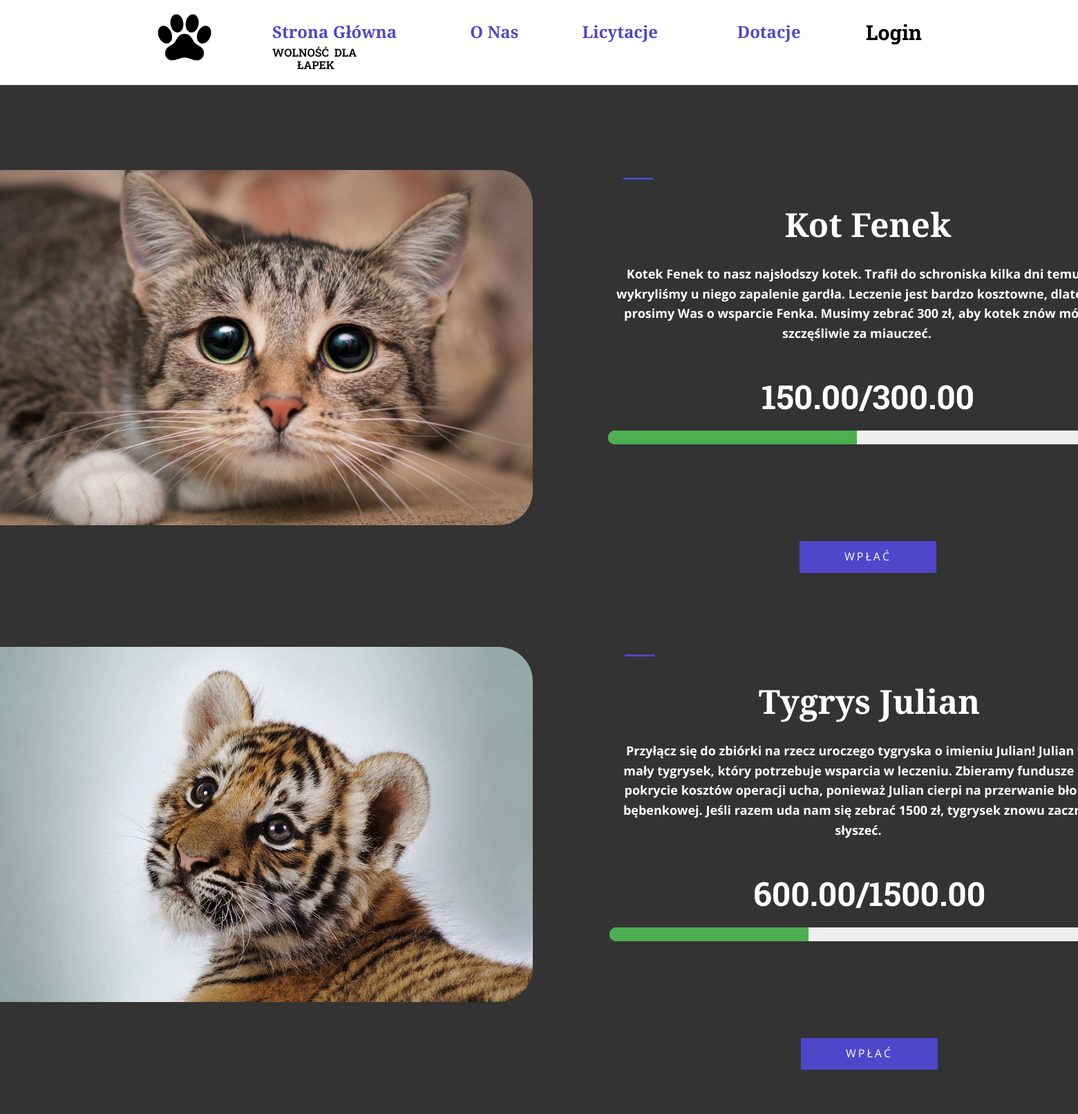
The app's page /donate/ (upper part), older data.
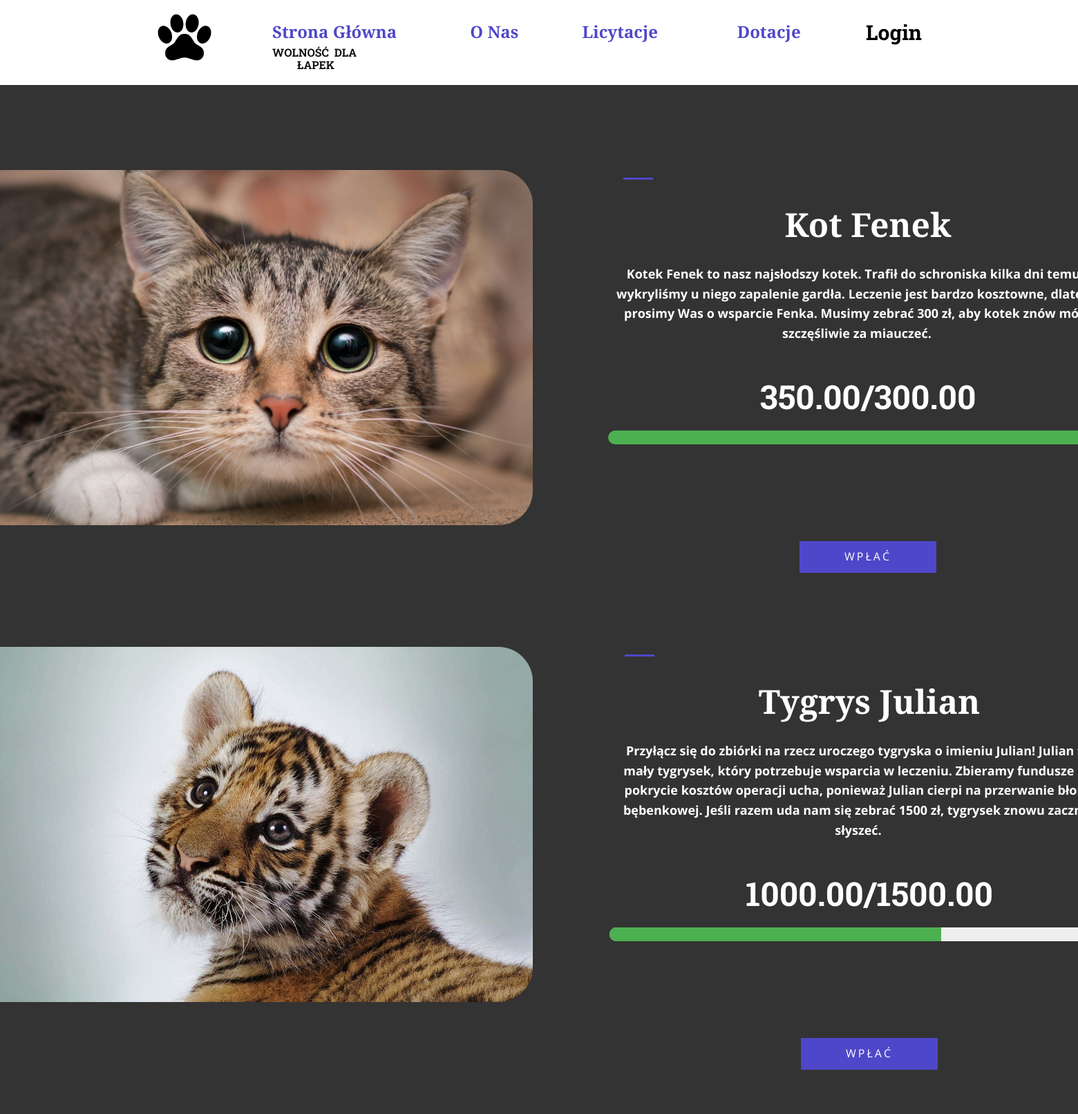
The same page, newer data.
### app/models.py (models this page shows, shortened)
class Animal(models.Model):
    name = models.CharField(max_length=50)
    type = models.CharField(max_length=50)
    description = models.TextField()
    picture = models.TextField()
    total_donations = models.IntegerField(default=0)
    donations_amount = models.DecimalField(max_digits=10, decimal_places=2, default=0.0)
    donation_target = models.DecimalField(max_digits=10, decimal_places=2, default=0.0)
    due_date = models.DateField(blank=True, null=True)

### app/views.py (the view, shortened to what this page needs)
# urls.py: path('donate/', views.dotation_page, name="donations"),
@csrf_exempt
def dotation_page(request):
    all_animals = Animal.objects.all
    return render(request, "Wplac.html", {"all": all_animals})

### app/templates/Wplac.html (shortened to what this page needs)
{% load static %}
<!DOCTYPE html>
<html style="font-size: 16px;" lang="pl"><head>
    <link rel="stylesheet" href="{% static 'nicepage.css' %}" media="screen">
    <link rel="stylesheet" href="{% static 'Wplac.css' %}" media="screen">
    <link rel="stylesheet" href="https://cdnjs.cloudflare.com/ajax/libs/font-awesome/6.5.1/css/all.min.css" />
  <meta data-intl-tel-input-cdn-path="intlTelInput/"></head>
  <body data-path-to-root="./" data-include-products="false" class="u-body u-xl-mode" data-lang="pl"><header class="u-align-center-sm u-align-center-xs u-clearfix u-header u-sticky u-sticky-2102 u-white u-header" ><div class="u-clearfix u-sheet u-sheet-1">
        <a href="{% url 'main' %}" class="u-hover-feature u-image u-logo u-image-1" data-image-width="512" data-image-height="512" title="Główna">
          <img src="{% static 'images/9035065_paw_icon.png' %}" class="u-logo-image u-logo-image-1">
        </a>
        <a class="u-custom-font u-font-roboto-slab u-hover-feature u-hover-palette-2-base u-login u-text-black u-text-hover-palette-1-base u-login-1" data-animation-name="rubberBand" data-animation-duration="1000" data-animation-direction="" id="sec-5eec" data-href="{% url 'userLogin' %}" title="Login" >Login</a>
        <h1 class="u-align-center u-custom-font u-font-roboto-slab u-hover-feature u-text u-title u-text-1">WOLNOŚĆ&nbsp; DLA&nbsp; ŁAPEK</h1>
        <div class="u-list u-list-1">
          <div class="u-repeater u-repeater-1">
            <div class="u-container-style u-list-item u-repeater-item u-list-item-1">
              <div class="u-container-layout u-similar-container u-valign-bottom u-container-layout-1">
                <p class="u-custom-font u-custom-item u-font-merriweather u-hover-feature u-text u-text-2">
                  <a class="u-active-none u-border-none u-btn u-button-link u-button-style u-hover-none u-none u-text-palette-1-base u-btn-1" href="{% url 'main' %}">Strona Główna</a>
                </p>
              </div>
            </div>
            <div class="u-align-center u-container-style u-list-item u-repeater-item u-list-item-2">
              <div class="u-container-layout u-similar-container u-valign-bottom u-container-layout-2">
                <p class="u-custom-font u-custom-item u-font-merriweather u-hover-feature u-text u-text-3">
                  <a class="u-active-none u-border-none u-btn u-button-link u-button-style u-hover-none u-none u-text-palette-1-base u-btn-2" href="{% url 'us' %}">O Nas</a>
                </p>
              </div>
            </div>
            <div class="u-container-style u-list-item u-repeater-item u-list-item-3">
              <div class="u-container-layout u-similar-container u-valign-bottom u-container-layout-3">
                <p class="u-custom-font u-custom-item u-font-merriweather u-hover-feature u-text u-text-4">
                  <a class="u-active-none u-border-none u-btn u-button-link u-button-style u-hover-none u-none u-text-palette-1-base u-btn-3" href="{% url 'auctions' %}">Licytacje</a>
                </p>
              </div>
            </div>
            <div class="u-container-style u-list-item u-repeater-item u-list-item-4">
              <div class="u-container-layout u-similar-container u-valign-bottom u-container-layout-4">
                <p class="u-custom-font u-custom-item u-font-merriweather u-hover-feature u-text u-text-5">
                  <a class="u-active-none u-border-none u-btn u-button-link u-button-style u-hover-none u-none u-text-palette-1-base u-btn-4" href="{% url 'donations' %}">Dotacje</a>
                </p>
              </div>
            </div>
          </div>
        </div>
      </div></header>
    <section class="skrollable u-align-center u-clearfix u-grey-80 u-parallax u-section-1" id="carousel_ac65">
      <div class="u-clearfix u-sheet u-sheet-1">
        <div class="custom-expanded u-container-style u-product u-product-1">
          <div class="u-container-layout u-container-layout-1">
            <img alt="" class="custom-expanded u-image u-image-round u-product-control u-radius u-image-1"  src="{% static all.0.picture %}">
            <div class="custom-expanded u-align-center u-container-style u-group u-shape-rectangle u-group-1">
              <div class="u-container-layout u-container-layout-2">
                <div class="u-border-3 u-border-palette-1-base u-line u-line-horizontal u-line-1"></div>
                <h2 class="u-custom-font u-font-merriweather u-product-control u-text u-text-1">
                  <a class="u-product-title-link" href="#">{{all.0.type}} {{ all.0.name }}</a>
                </h2>
                <div class="u-product-control u-product-desc u-text u-text-default u-text-2">
                  <p>{{all.0.description}} </p>
                </div>
                <div>
                  <div class="u-align-center u-custom-font u-font-roboto-slab u-subtitle u-text u-text-white u-text-1">{{all.0.donations_amount}}/{{all.0.donation_target}}</div>
                  <progress class="u-progress-bar" value="{{all.0.donations_amount}}" max="{{all.0.donation_target}}"></progress>
                </div>
                <a href="#sec-9a2f" onclick="getOfferId('{{all.0.pk}}')" class="u-border-none u-btn u-button-style u-hover-grey-75 u-palette-1-base u-payment-button u-product-control u-btn-1 u-dialog-link" data-product-button-click-type="buy-now" data-product-id="">WPŁAĆ</a>
              </div>
            </div>
          </div>
        </div>
      </div>
    </section>
    <section class="skrollable u-align-center u-clearfix u-grey-80 u-parallax u-section-2" id="sec-bbe0">
      <div class="u-clearfix u-sheet u-sheet-1">
        <div class="custom-expanded u-container-style u-product u-product-1">
          <div class="u-container-layout u-valign-top u-container-layout-1">
            <img alt="" class="custom-expanded u-image u-image-round u-product-control u-radius u-image-1" data-image-width="1280" data-image-height="857" src= "{% static all.1.picture %}">
            <div class="custom-expanded u-align-center u-container-style u-group u-shape-rectangle u-group-1">
              <div class="u-container-layout u-container-layout-2">
                <div class="u-border-3 u-border-palette-1-base u-line u-line-horizontal u-line-1"></div>
                <h2 class="u-custom-font u-font-merriweather u-product-control u-text u-text-1">
                  <a class="u-product-title-link" href="#">{{all.1.type}} {{ all.1.name }}</a>
                </h2>
                <div class="u-product-control u-product-desc u-text u-text-default u-text-2">
                  <p>{{all.1.description}}</p>
                </div>
                <div>
                  <div class="u-align-center u-custom-font u-font-roboto-slab u-subtitle u-text u-text-white u-text-1">{{all.1.donations_amount}}/{{all.1.donation_target}}</div>
                  <progress class="u-progress-bar" value="{{all.1.donations_amount}}" max="{{all.1.donation_target}}"></progress>
                </div>
                <a href="#sec-9a2f" onclick="getOfferId('{{all.1.pk}}')" class="u-border-none u-btn u-button-style u-hover-grey-75 u-palette-1-base u-payment-button u-product-control u-btn-1 u-dialog-link" data-product-button-click-type="buy-now" data-product-id="">WPŁAĆ</a>
              </div>
            </div>
          </div>
        </div>
      </div>
    </section>
    <section class="skrollable u-align-center u-clearfix u-grey-80 u-parallax u-section-3" id="sec-5126">
      <div class="u-clearfix u-sheet u-sheet-1">
      </div>
    </section>
</body></html>

### static/Wplac.css (style rules this page uses)
.u-section-1 { background-image: none; background-position: 50% 50%; }
.u-section-1 .u-sheet-1 { min-height: 742px; }
.u-section-1 .u-product-1 { min-height: 650px; height: auto; width: 1605px; margin: 93px auto 0 -213px; }
.u-section-1 .u-container-layout-1 { padding: 30px 0; }
.u-section-1 .u-image-1 { width: 841px; height: 514px; --radius: 50px; margin: 0 auto 0 -67px; }
.u-section-1 .u-group-1 { width: 720px; min-height: 514px; height: auto; margin: -514px 2px 0 auto; }
.u-section-1 .u-container-layout-2 { padding: 11px 0; }
.u-section-1 .u-line-1 { width: 43px; transform-origin: left center; margin: 0 auto 0 22px; }
.u-section-1 .u-text-1 { font-size: 3rem; font-weight: 700; margin: 39px 44px 0 76px; }
.u-section-1 .u-text-2 { font-weight: 700; font-size: 1.125rem; margin: 30px 0 0; }
.u-section-1 .u-btn-1 { border-style: none; letter-spacing: 3px; background-image: none; text-transform: uppercase; font-weight: 400; margin: 133px 245px -19px auto; padding: 10px 65px; }
.u-section-2 { background-image: none; background-position: 50% 50%; }
.u-section-2 .u-sheet-1 { min-height: 690px; }
.u-section-2 .u-product-1 { min-height: 650px; height: auto; width: 1605px; margin: 40px auto 0 -213px; }
.u-section-2 .u-container-layout-1 { padding: 30px 0; }
.u-section-2 .u-image-1 { width: 841px; height: 514px; --radius: 50px; margin: 0 auto 0 -67px; }
.u-section-2 .u-group-1 { width: 720px; min-height: 514px; height: auto; margin: -514px 0 0 auto; }
.u-section-2 .u-container-layout-2 { padding: 11px 0; }
.u-section-2 .u-line-1 { width: 43px; transform-origin: left center; margin: 0 auto 0 22px; }
.u-section-2 .u-text-1 { font-size: 3rem; font-weight: 700; margin: 39px 44px 0 76px; }
.u-section-2 .u-text-2 { font-weight: 700; font-size: 1.125rem; margin: 30px 0 0; }
.u-section-2 .u-btn-1 { border-style: none; letter-spacing: 3px; background-image: none; text-transform: uppercase; font-weight: 400; margin: 133px 245px -19px auto; padding: 10px 65px; }
.u-section-3 { background-image: none; background-position: 50% 50%; }
.u-section-3 .u-sheet-1 { min-height: 742px; }
.u-progress-bar { margin-top: 10px; width: 100%; height: 20px; border-radius: 10px; background-color: #e00505; color: #4CAF50; overflow: hidden; }
h2 { text-align: center; margin-bottom: 2rem; }

Row changes from the older to the newer data that the page shows:
changed Animal "Kot": donations_amount "150.00" → "350.00"
changed Animal "Tygrys": donations_amount "600.00" → "1000.00"
